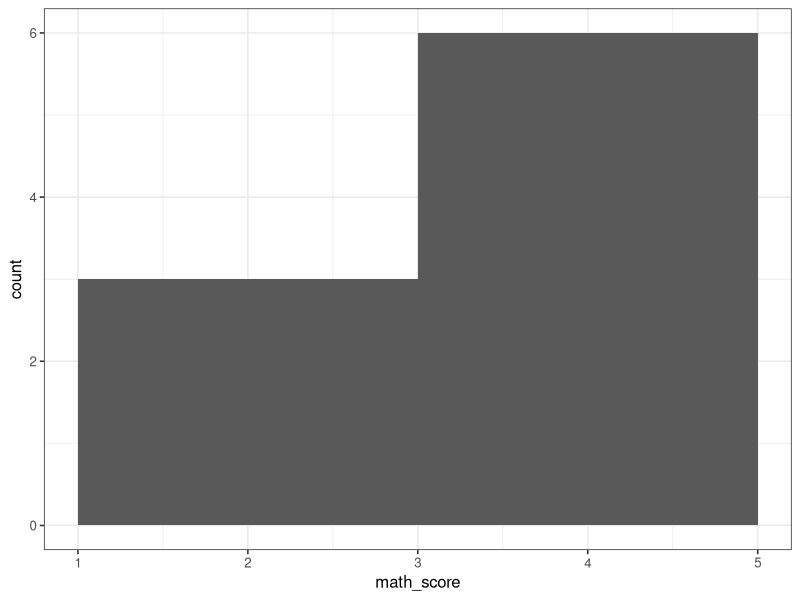
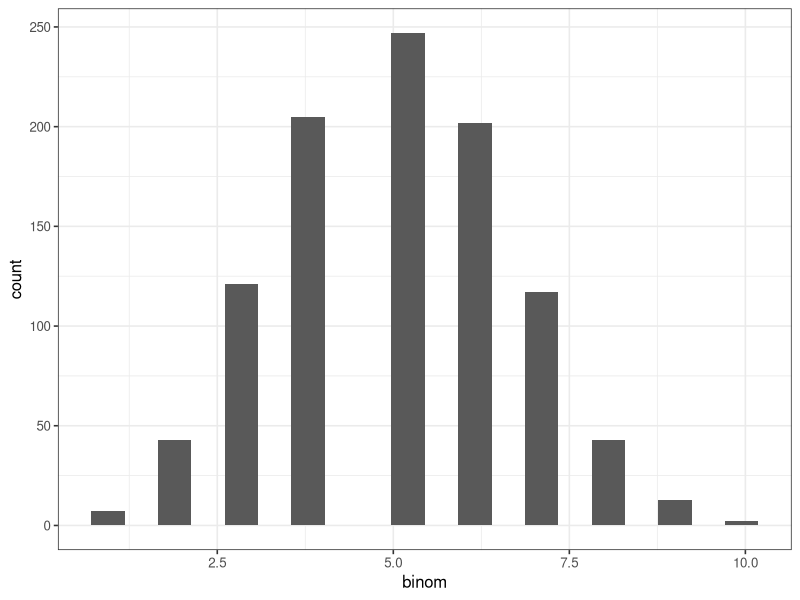
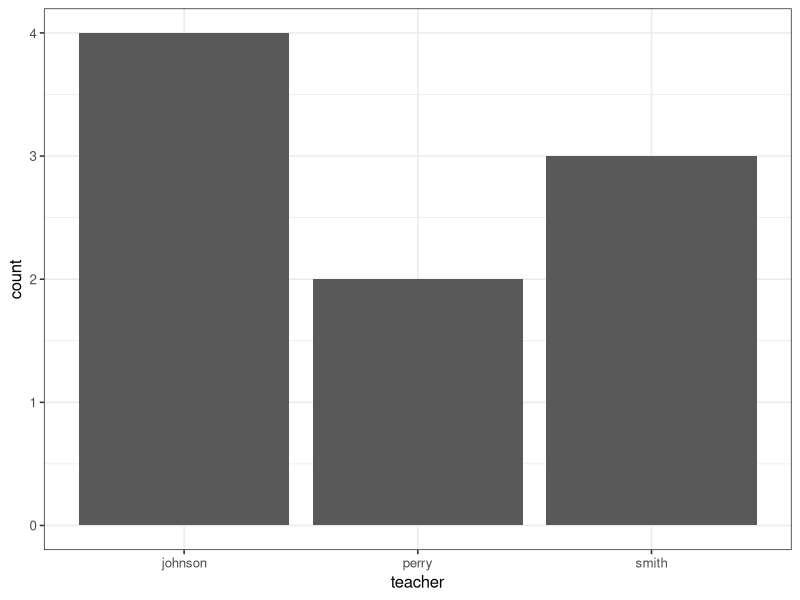
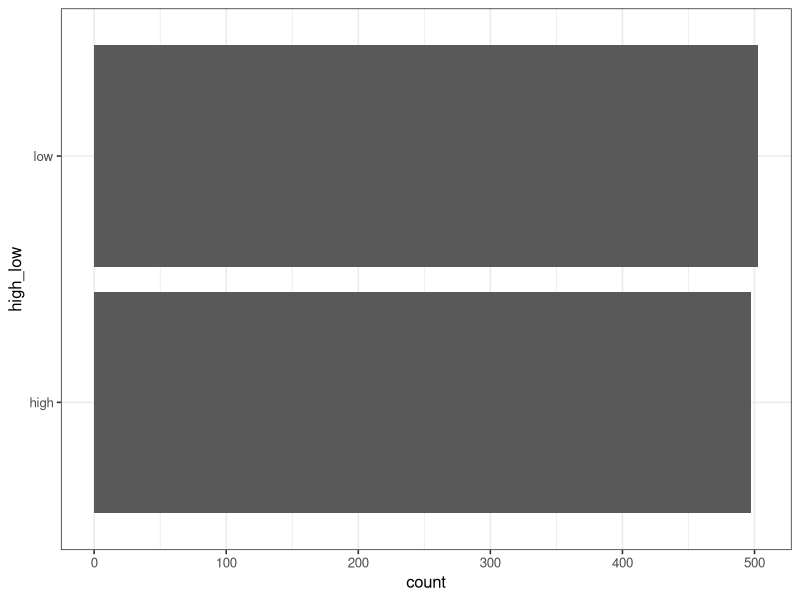
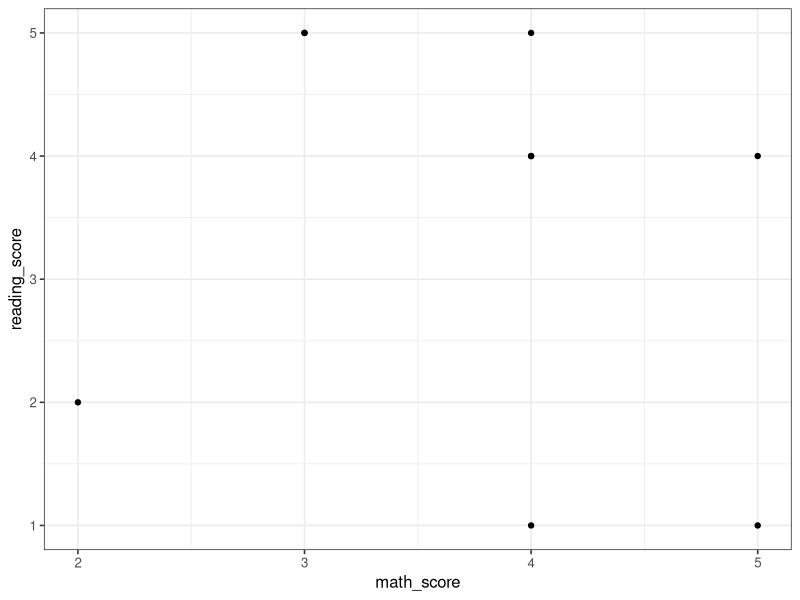
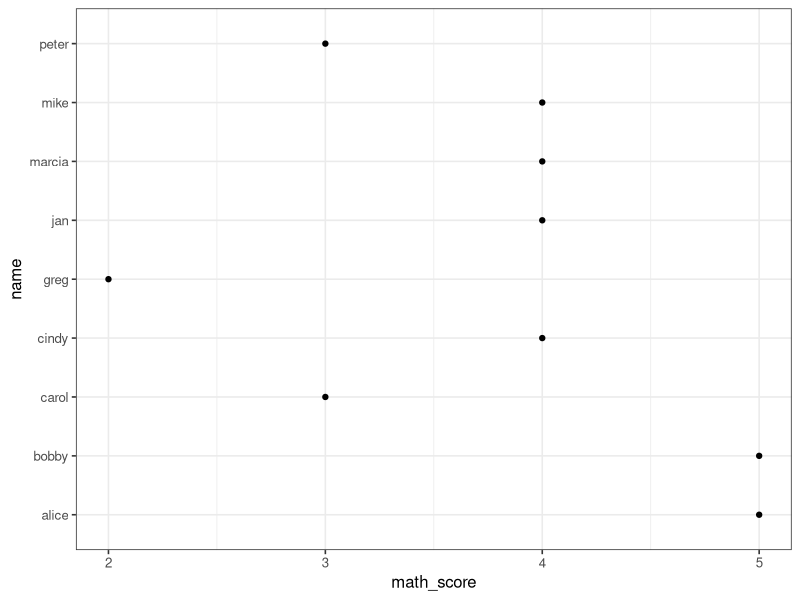
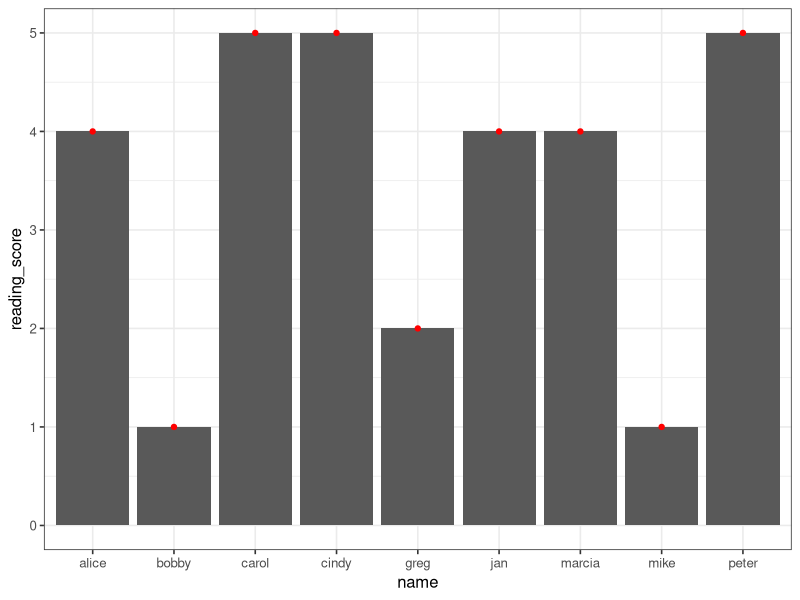
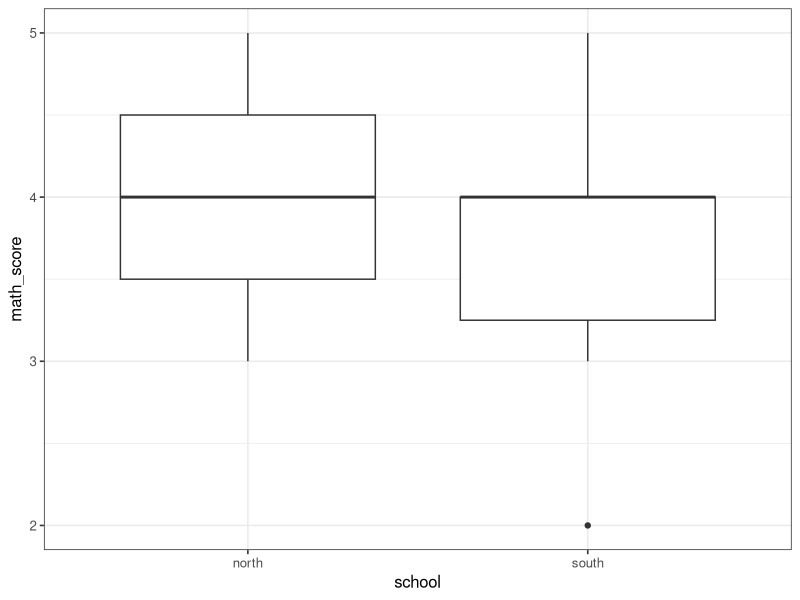

Write the R code that produced these figures, in order.
## ---- chunk 1
# WHAT UP D SMITH

library(tidyverse)
theme_set(theme_bw(base_size = 12))
set.seed(1)
## ---- chunk 2
scores <- 
  tibble(
    name = c("mike", "carol", "greg", "marcia", "peter", "jan", "bobby", "cindy", "alice"),
    school = c("south", "south", "south", "south", "north", "north", "north", "south", "south"),
    teacher = c("johnson", "johnson", "johnson", "johnson",  "smith", "smith", "smith", "perry", "perry"),
    math_score = c(4, 3, 2, 4, 3, 4, 5, 4, 5),
    reading_score = c(1, 5, 2, 4, 5, 4, 1, 5, 4)
  )

random_numbers <- 
    tibble(
        binom = rbinom(1000, 10, 0.5),
        pois = rpois(1000, 5)
    ) %>% 
    mutate(
        mix = rnorm(1000, binom + pois, 5),
        high_low = ifelse(mix > 10, "high", "low")
    )
## ---- chunk 3
scores %>% 
    ggplot(aes(x = math_score)) +
    geom_histogram(binwidth = 2)

?geom_histogram
## ---- chunk 4
random_numbers %>% 
  ggplot(aes(x = binom)) +
  geom_histogram(bins = 20)
## ---- chunk 5
scores %>% 
    ggplot(aes(x = teacher)) +
    geom_bar()
## ---- chunk 6
random_numbers %>% 
  ggplot(aes(x = high_low)) +
  geom_bar() +
  coord_flip()
## ---- chunk 7
scores %>% 
    ggplot(aes(x = math_score, y = reading_score)) +
    geom_point()
## ---- chunk 8
scores %>% 
    ggplot(aes(x = math_score, y = name)) +
    geom_point()
## ---- chunk 9

## ---- chunk 10
scores %>% 
    ggplot(aes(x = name, y = reading_score)) +
    geom_col() +
    geom_point(color = "red")
## ---- chunk 11

## ---- chunk 12
scores %>% 
    ggplot(aes(x = school, y = math_score)) +
    geom_boxplot()
## ---- chunk 13

## ---- chunk 14
scores %>% ggplot(aes(x = reading_score, y = math_score)) + geom_smooth(method = "lm", se = FALSE)  + geom_point()
## ---- chunk 15

## ---- chunk 16
# color 
scores %>% 
    ggplot(aes(x = reading_score, y = math_score, color = school)) +
    geom_point()

# shape
scores %>% 
    ggplot(aes(x = reading_score, y = math_score, shape = school)) +
    geom_point()

# with a facet
scores %>% 
    ggplot(aes(x = reading_score, y = math_score)) +
    geom_point() +
    facet_wrap(~ school)
## ---- chunk 17

## ---- chunk 18
scores %>% 
    ggplot(mapping = 
             aes(x = math_score, y = reading_score, color = school)) +
    geom_point(alpha = 0.4) +
    scale_x_continuous(limits = c(0, 10)) +
    scale_y_log10() +
    geom_smooth(method = "lm", se = FALSE) +
    facet_wrap(~ school, ncol = 1) +
    labs(
        x = "Math",
        y = "Reading",
        title = "Math and reading test scores by student",
        subtitle = "Just for 8 students"
    ) +
    theme_gray(base_size = 18)

# this is useful for a session: theme_set(theme_bw(base_size = 12))
## ---- chunk 19
# go for it
